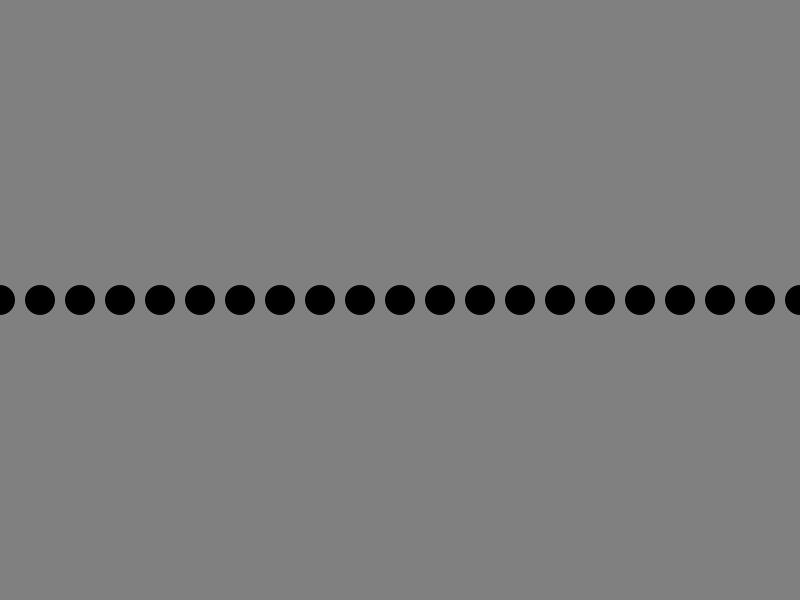
Frame 1 (no input)
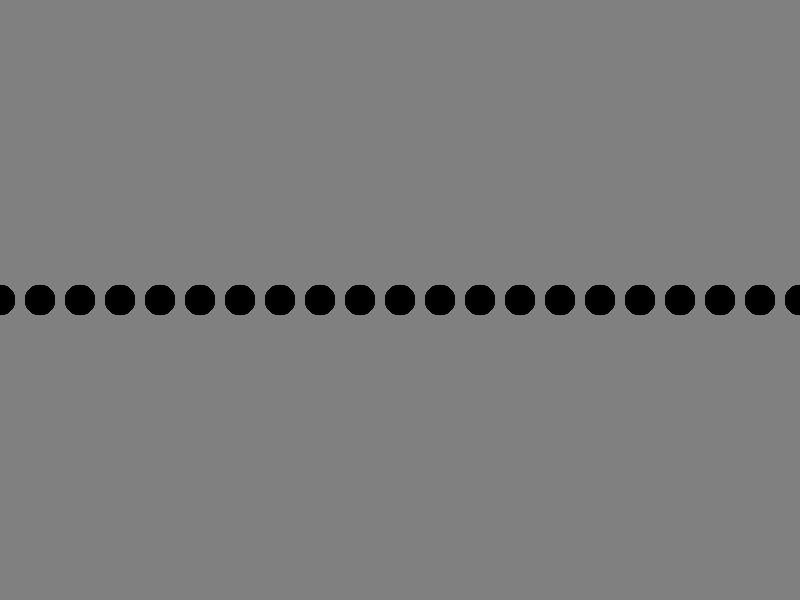
Frame 60 (the mouse pressed at the canvas centre just before this capture)
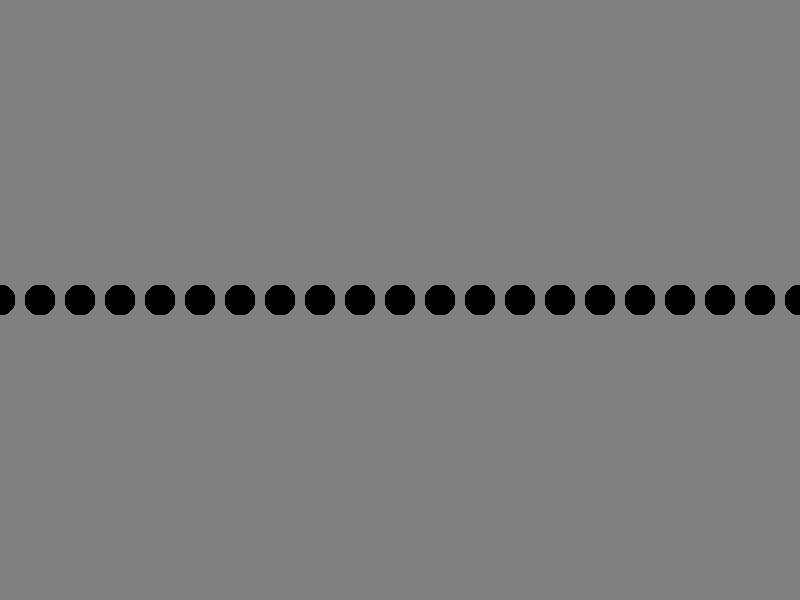
Frame 120 (the mouse held since frame 60 and released just before this capture)

The Processing sketch that drew these frames (run headless with seeded random() and noise(); from frame 60 on, the mouse is pressed at the canvas centre):

// Processing sketch: day1_7
// ── day1_7.pde
// Interactive Digital Multimedia Techniques
// Queen Mary University of London, 2014

void setup() {
  size(800, 600);
  background(128);
}

void draw() {
  fill(0);      // fill changes the color of the interior of the shape
  noStroke();   // noStroke removes the outer line

  // This for() loop draws multiple shapes
  // Remember, you CANNOT use for() or while() for animation!
  
  for(int position = 0; position <= 800; position += 40) {
    // Does position represent the horizontal or the vertical location?
    ellipse(position, 300, 30, 30);
  }
}
